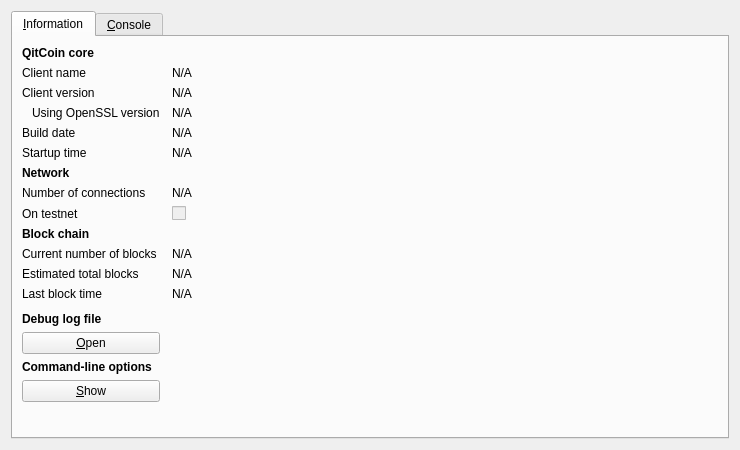
<?xml version="1.0" encoding="UTF-8"?>
<ui version="4.0">
 <class>RPCConsole</class>
 <widget class="QDialog" name="RPCConsole">
  <property name="geometry">
   <rect>
    <x>0</x>
    <y>0</y>
    <width>740</width>
    <height>450</height>
   </rect>
  </property>
  <property name="windowTitle">
   <string>QitCoin -Debug window</string>
  </property>
  <layout class="QVBoxLayout" name="verticalLayout_2">
   <item>
    <widget class="QTabWidget" name="tabWidget">
     <property name="currentIndex">
      <number>0</number>
     </property>
     <widget class="QWidget" name="tab_info">
      <attribute name="title">
       <string>&amp;Information</string>
      </attribute>
      <layout class="QGridLayout" name="gridLayout" columnstretch="0,1">
       <property name="horizontalSpacing">
        <number>12</number>
       </property>
       <item row="0" column="0">
        <widget class="QLabel" name="label_9">
         <property name="font">
          <font>
           <weight>75</weight>
           <bold>true</bold>
          </font>
         </property>
         <property name="text">
          <string>QitCoin core</string>
         </property>
        </widget>
       </item>
       <item row="1" column="0">
        <widget class="QLabel" name="label_5">
         <property name="text">
          <string>Client name</string>
         </property>
        </widget>
       </item>
       <item row="1" column="1">
        <widget class="QLabel" name="clientName">
         <property name="cursor">
          <cursorShape>IBeamCursor</cursorShape>
         </property>
         <property name="text">
          <string>N/A</string>
         </property>
         <property name="textFormat">
          <enum>Qt::PlainText</enum>
         </property>
         <property name="textInteractionFlags">
          <set>Qt::LinksAccessibleByMouse|Qt::TextSelectableByKeyboard|Qt::TextSelectableByMouse</set>
         </property>
        </widget>
       </item>
       <item row="2" column="0">
        <widget class="QLabel" name="label_6">
         <property name="text">
          <string>Client version</string>
         </property>
        </widget>
       </item>
       <item row="2" column="1">
        <widget class="QLabel" name="clientVersion">
         <property name="cursor">
          <cursorShape>IBeamCursor</cursorShape>
         </property>
         <property name="text">
          <string>N/A</string>
         </property>
         <property name="textFormat">
          <enum>Qt::PlainText</enum>
         </property>
         <property name="textInteractionFlags">
          <set>Qt::LinksAccessibleByMouse|Qt::TextSelectableByKeyboard|Qt::TextSelectableByMouse</set>
         </property>
        </widget>
       </item>
       <item row="3" column="0">
        <widget class="QLabel" name="label_14">
         <property name="text">
          <string>Using OpenSSL version</string>
         </property>
         <property name="indent">
          <number>10</number>
         </property>
        </widget>
       </item>
       <item row="3" column="1">
        <widget class="QLabel" name="openSSLVersion">
         <property name="cursor">
          <cursorShape>IBeamCursor</cursorShape>
         </property>
         <property name="text">
          <string>N/A</string>
         </property>
         <property name="textFormat">
          <enum>Qt::PlainText</enum>
         </property>
         <property name="textInteractionFlags">
          <set>Qt::LinksAccessibleByMouse|Qt::TextSelectableByKeyboard|Qt::TextSelectableByMouse</set>
         </property>
        </widget>
       </item>
       <item row="4" column="0">
        <widget class="QLabel" name="label_12">
         <property name="text">
          <string>Build date</string>
         </property>
        </widget>
       </item>
       <item row="4" column="1">
        <widget class="QLabel" name="buildDate">
         <property name="cursor">
          <cursorShape>IBeamCursor</cursorShape>
         </property>
         <property name="text">
          <string>N/A</string>
         </property>
         <property name="textFormat">
          <enum>Qt::PlainText</enum>
         </property>
         <property name="textInteractionFlags">
          <set>Qt::LinksAccessibleByMouse|Qt::TextSelectableByKeyboard|Qt::TextSelectableByMouse</set>
         </property>
        </widget>
       </item>
       <item row="5" column="0">
        <widget class="QLabel" name="label_13">
         <property name="text">
          <string>Startup time</string>
         </property>
        </widget>
       </item>
       <item row="5" column="1">
        <widget class="QLabel" name="startupTime">
         <property name="cursor">
          <cursorShape>IBeamCursor</cursorShape>
         </property>
         <property name="text">
          <string>N/A</string>
         </property>
         <property name="textFormat">
          <enum>Qt::PlainText</enum>
         </property>
         <property name="textInteractionFlags">
          <set>Qt::LinksAccessibleByMouse|Qt::TextSelectableByKeyboard|Qt::TextSelectableByMouse</set>
         </property>
        </widget>
       </item>
       <item row="6" column="0">
        <widget class="QLabel" name="label_11">
         <property name="font">
          <font>
           <weight>75</weight>
           <bold>true</bold>
          </font>
         </property>
         <property name="text">
          <string>Network</string>
         </property>
        </widget>
       </item>
       <item row="7" column="0">
        <widget class="QLabel" name="label_7">
         <property name="text">
          <string>Number of connections</string>
         </property>
        </widget>
       </item>
       <item row="7" column="1">
        <widget class="QLabel" name="numberOfConnections">
         <property name="cursor">
          <cursorShape>IBeamCursor</cursorShape>
         </property>
         <property name="text">
          <string>N/A</string>
         </property>
         <property name="textFormat">
          <enum>Qt::PlainText</enum>
         </property>
         <property name="textInteractionFlags">
          <set>Qt::LinksAccessibleByMouse|Qt::TextSelectableByKeyboard|Qt::TextSelectableByMouse</set>
         </property>
        </widget>
       </item>
       <item row="8" column="0">
        <widget class="QLabel" name="label_8">
         <property name="text">
          <string>On testnet</string>
         </property>
        </widget>
       </item>
       <item row="8" column="1">
        <widget class="QCheckBox" name="isTestNet">
         <property name="enabled">
          <bool>false</bool>
         </property>
         <property name="text">
          <string/>
         </property>
        </widget>
       </item>
       <item row="9" column="0">
        <widget class="QLabel" name="label_10">
         <property name="font">
          <font>
           <weight>75</weight>
           <bold>true</bold>
          </font>
         </property>
         <property name="text">
          <string>Block chain</string>
         </property>
        </widget>
       </item>
       <item row="10" column="0">
        <widget class="QLabel" name="label_3">
         <property name="text">
          <string>Current number of blocks</string>
         </property>
        </widget>
       </item>
       <item row="10" column="1">
        <widget class="QLabel" name="numberOfBlocks">
         <property name="cursor">
          <cursorShape>IBeamCursor</cursorShape>
         </property>
         <property name="text">
          <string>N/A</string>
         </property>
         <property name="textFormat">
          <enum>Qt::PlainText</enum>
         </property>
         <property name="textInteractionFlags">
          <set>Qt::LinksAccessibleByMouse|Qt::TextSelectableByKeyboard|Qt::TextSelectableByMouse</set>
         </property>
        </widget>
       </item>
       <item row="11" column="0">
        <widget class="QLabel" name="label_4">
         <property name="text">
          <string>Estimated total blocks</string>
         </property>
        </widget>
       </item>
       <item row="11" column="1">
        <widget class="QLabel" name="totalBlocks">
         <property name="cursor">
          <cursorShape>IBeamCursor</cursorShape>
         </property>
         <property name="text">
          <string>N/A</string>
         </property>
         <property name="textFormat">
          <enum>Qt::PlainText</enum>
         </property>
         <property name="textInteractionFlags">
          <set>Qt::LinksAccessibleByMouse|Qt::TextSelectableByKeyboard|Qt::TextSelectableByMouse</set>
         </property>
        </widget>
       </item>
       <item row="12" column="0">
        <widget class="QLabel" name="label_2">
         <property name="text">
          <string>Last block time</string>
         </property>
        </widget>
       </item>
       <item row="12" column="1">
        <widget class="QLabel" name="lastBlockTime">
         <property name="cursor">
          <cursorShape>IBeamCursor</cursorShape>
         </property>
         <property name="text">
          <string>N/A</string>
         </property>
         <property name="textFormat">
          <enum>Qt::PlainText</enum>
         </property>
         <property name="textInteractionFlags">
          <set>Qt::LinksAccessibleByMouse|Qt::TextSelectableByKeyboard|Qt::TextSelectableByMouse</set>
         </property>
        </widget>
       </item>
       <item row="13" column="0">
        <spacer name="verticalSpacer_2">
         <property name="orientation">
          <enum>Qt::Vertical</enum>
         </property>
         <property name="sizeHint" stdset="0">
          <size>
           <width>20</width>
           <height>20</height>
          </size>
         </property>
        </spacer>
       </item>
       <item row="14" column="0">
        <widget class="QLabel" name="labelDebugLogfile">
         <property name="font">
          <font>
           <weight>75</weight>
           <bold>true</bold>
          </font>
         </property>
         <property name="text">
          <string>Debug log file</string>
         </property>
        </widget>
       </item>
       <item row="15" column="0">
        <widget class="QPushButton" name="openDebugLogfileButton">
         <property name="toolTip">
          <string>Open the QitCoin Debug log file from the current data directory. This can take a few seconds for large log files.</string>
         </property>
         <property name="text">
          <string>&amp;Open</string>
         </property>
         <property name="autoDefault">
          <bool>false</bool>
         </property>
        </widget>
       </item>
       <item row="16" column="0">
        <widget class="QLabel" name="labelCLOptions">
         <property name="font">
          <font>
           <weight>75</weight>
           <bold>true</bold>
          </font>
         </property>
         <property name="text">
          <string>Command-line options</string>
         </property>
        </widget>
       </item>
       <item row="17" column="0">
        <widget class="QPushButton" name="showCLOptionsButton">
         <property name="toolTip">
          <string>Show the QitCoin-Qt help message to get a list with possible QitCoin command-line options.</string>
         </property>
         <property name="text">
          <string>&amp;Show</string>
         </property>
         <property name="autoDefault">
          <bool>false</bool>
         </property>
        </widget>
       </item>
       <item row="18" column="0">
        <spacer name="verticalSpacer">
         <property name="orientation">
          <enum>Qt::Vertical</enum>
         </property>
         <property name="sizeHint" stdset="0">
          <size>
           <width>20</width>
           <height>40</height>
          </size>
         </property>
        </spacer>
       </item>
      </layout>
     </widget>
     <widget class="QWidget" name="tab_console">
      <attribute name="title">
       <string>&amp;Console</string>
      </attribute>
      <layout class="QVBoxLayout" name="verticalLayout_3">
       <property name="spacing">
        <number>3</number>
       </property>
       <item>
        <widget class="QTextEdit" name="messagesWidget">
         <property name="minimumSize">
          <size>
           <width>0</width>
           <height>100</height>
          </size>
         </property>
         <property name="readOnly">
          <bool>true</bool>
         </property>
         <property name="tabKeyNavigation" stdset="0">
          <bool>false</bool>
         </property>
         <property name="columnCount" stdset="0">
          <number>2</number>
         </property>
        </widget>
       </item>
       <item>
        <layout class="QHBoxLayout" name="horizontalLayout">
         <property name="spacing">
          <number>3</number>
         </property>
         <item>
          <widget class="QLabel" name="label">
           <property name="text">
            <string notr="true">&gt;</string>
           </property>
          </widget>
         </item>
         <item>
          <widget class="QLineEdit" name="lineEdit"/>
         </item>
         <item>
          <widget class="QPushButton" name="clearButton">
           <property name="maximumSize">
            <size>
             <width>24</width>
             <height>24</height>
            </size>
           </property>
           <property name="toolTip">
            <string>Clear console</string>
           </property>
           <property name="text">
            <string/>
           </property>
           <property name="icon">
            <iconset resource="../bitcoin.qrc">
             <normaloff>:/icons/remove</normaloff>:/icons/remove</iconset>
           </property>
           <property name="shortcut">
            <string notr="true">Ctrl+L</string>
           </property>
           <property name="autoDefault">
            <bool>false</bool>
           </property>
          </widget>
         </item>
        </layout>
       </item>
      </layout>
     </widget>
    </widget>
   </item>
  </layout>
 </widget>
 <resources>
  <include location="../bitcoin.qrc"/>
 </resources>
 <connections/>
</ui>
